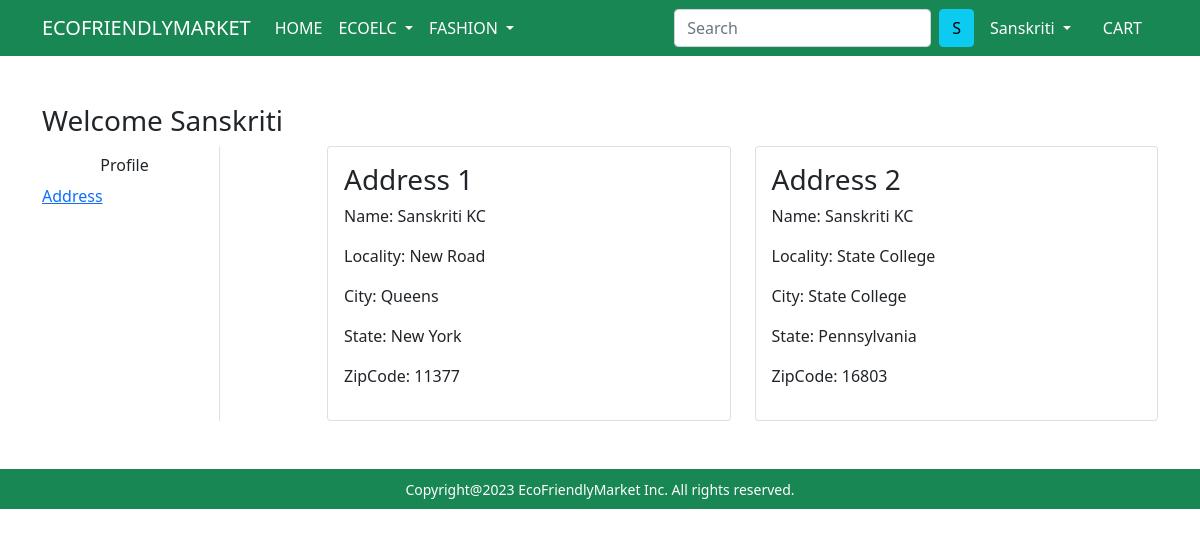
The page /address/ (signed in) on the database its author committed.
### app/models.py (models this page shows, shortened)
class Customer(models.Model):
    user = models.ForeignKey(User, on_delete=models.CASCADE)
    name = models.CharField(max_length=200)
    locality = models.CharField(max_length=200)
    city = models.CharField(max_length=50)
    zipcode = models.IntegerField()
    state = models.CharField(choices=STATE_CHOICES, max_length=50)

### app/views.py (the view)
# urls.py: path('address/', views.address, name='address'),
@login_required
def address(request):
 add = Customer.objects.filter(user=request.user)
 return render(request, 'app/address.html', {'add':add, 'active':'btn-primary'})

### app/templates/app/address.html (shortened to what this page needs)
{% extends 'app/base.html' %}
{% load static %}
{% block main-content %}
<div class="container my-5">
 <div class="row">
 <h3>Welcome <span class="text-capitalize">{{request.user}}</span></h3>
  <div class="col-sm-2 border-end">
   <ul class="list-unstyled">
    <li class="d-grid"><a href="{% url 'profile' %}" class="btn">Profile</a></li>
    <li class="d-grid"><a href="{% url 'address' %}" class="btn{{active}}">Address</a></li>
   </ul>
  </div>
  <div class="col-sm-9 offset-sm-1">
   <div class="row">
    {% for ad in add %}
    <div class="col-sm-6">
     <div class="card">
      <div class="card-body">
       <h3>Address {{forloop.counter}}</h3>
       <p>Name: {{ad.name}}</p>
       <p>Locality: {{ad.locality}}</p>
       <p>City: {{ad.city}}</p>
       <p>State: {{ad.state}}</p>
       <p>ZipCode: {{ad.zipcode}}</p>
      </div>
     </div>
    </div>
    {% endfor %}
   </div>
  </div>
 </div>
</div>
{% endblock main-content %}

### app/templates/app/base.html (shortened to what this page needs)
<!doctype html>
{% load static %}
<html lang="en">
  <head>
    <link href="https://cdn.jsdelivr.net/npm/bootstrap@5.0.0-beta1/dist/css/bootstrap.min.css" rel="stylesheet">
    <link rel="stylesheet" href="{% static 'app/css/owl.carousel.min.css' %}">
    <link rel="stylesheet" href="{% static 'app/css/all.min.css' %}">
    <link rel="stylesheet" href="{% static 'app/css/style.css' %}">
  </head>
  <body>
    <nav class="navbar navbar-expand-lg navbar-dark bg-success">
     <div class="container">
       <a class="navbar-brand" href="/">ECOFRIENDLYMARKET</a>
       <div class="collapse navbar-collapse" id="navbarSupportedContent">
         <ul class="navbar-nav me-auto mb-2 mb-lg-0">
           <li class="nav-item">
             <a class="nav-link active" aria-current="page" href="/">HOME</a>
           </li>
           <li class="nav-item dropdown">
             <a class="nav-link dropdown-toggle text-white" href="#" id="electronicsDropdown" role="button" data-bs-toggle="dropdown" aria-expanded="false">
              ECOELC
             </a>
           </li>
           <li class="nav-item dropdown">
             <a class="nav-link dropdown-toggle text-white" href="#" id="fashionDropdown" role="button" data-bs-toggle="dropdown" aria-expanded="false">
               FASHION
             </a>
           </li>
         </ul>
         <form class="d-flex">
           <input class="form-control me-2" type="search" placeholder="Search" aria-label="Search">
           <button class="btn btn-info" type="submit">S</button>
         </form>
         <div>
          <ul class="navbar-nav me-auto mb-2 mb-lg-0">
            {% if request.user.is_authenticated %}
           <li class="nav-item dropdown mx-2">
              <a class="nav-link dropdown-toggle text-white" href="#" id="profileDropdown" role="button" data-bs-toggle="dropdown" aria-expanded="false">
                {{request.user.username|capfirst}}
              </a>
            </li>
            <li class="nav-item mx-2">
             <a href="{% url 'showcart' %}" class="nav-link text-white"> CART </a>
            </li>
            {% endif %}
          </ul>
         </div>
       </div>
     </div>
    </nav>
    {% block main-content %} {% endblock main-content %}
    <footer class="container-fluid bg-success text-center p-2 mt-5">
        <small class="text-white">Copyright@2023 EcoFriendlyMarket Inc. All rights reserved.</small>
    </footer>
  </body>
</html>

### rows shown on the page
Customer: name "Sanskriti KC", locality "New Road", city "Queens", state "New York", zipcode "11377"
Customer: name "Sanskriti KC", locality "State College", city "State College", state "Pennsylvania", zipcode "16803"

### other values the page prints
{{ request.user.username|capfirst }} "Sanskriti"
{{ request.user }} "Sanskriti"
